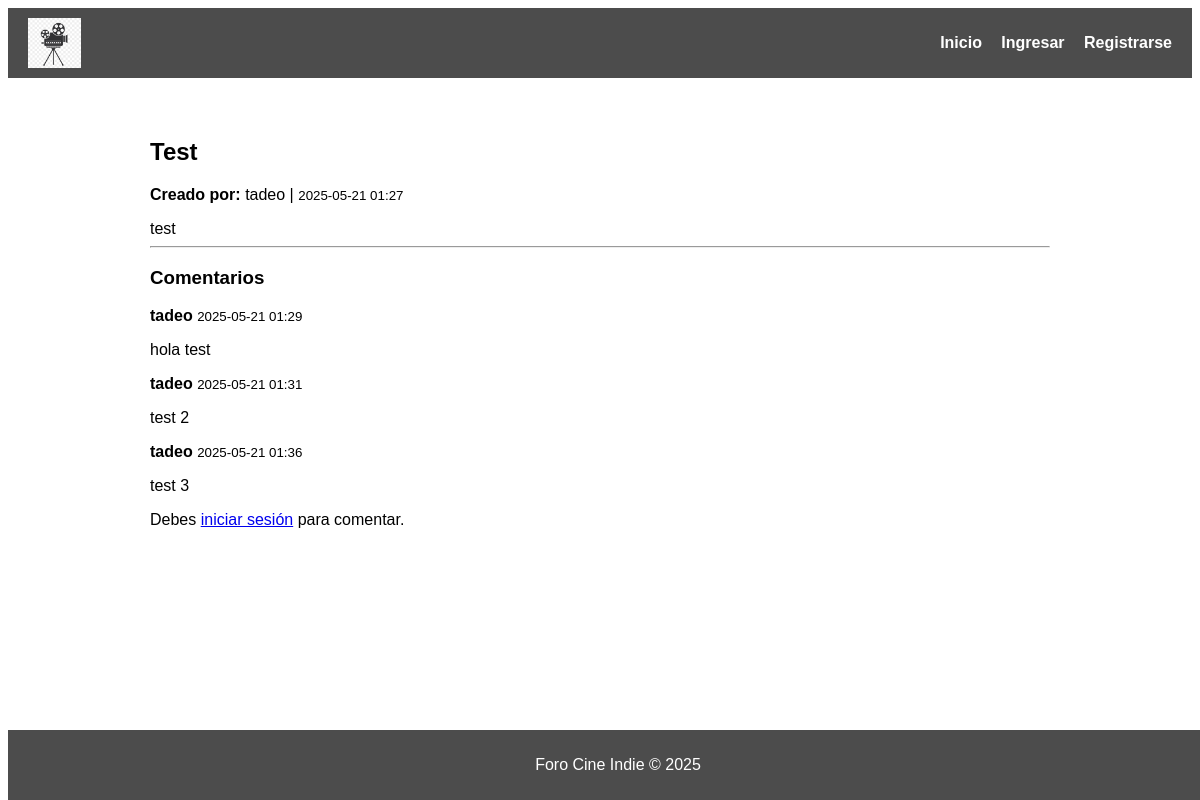
The app's page /hilo/1 with its own data.
### models.py (models this page shows, shortened)
class Hilo(db.Model):
    __tablename__ = 'hilos'
    id = db.Column(db.Integer, primary_key=True)
    titulo = db.Column(db.String(140), nullable=False)
    contenido = db.Column(db.Text, nullable=False)
    fecha_creacion = db.Column(db.DateTime, default=datetime.utcnow)
    usuario_id = db.Column(db.Integer, db.ForeignKey('usuarios.id'))
    comentarios = db.relationship('Comentario', backref='hilo', lazy='dynamic')

class Usuario(UserMixin, db.Model):
    __tablename__ = 'usuarios'
    id = db.Column(db.Integer, primary_key=True)
    username = db.Column(db.String(64), unique=True, nullable=False)
    email = db.Column(db.String(120), unique=True, nullable=False)
    password_hash = db.Column(db.String(128), nullable=False)
    rol = db.Column(db.String(20), default='usuario')
    hilos = db.relationship('Hilo', backref='autor', lazy='dynamic')
    comentarios = db.relationship('Comentario', backref='autor', lazy='dynamic')

class Comentario(db.Model):
    __tablename__ = 'comentarios'
    id = db.Column(db.Integer, primary_key=True)
    contenido = db.Column(db.Text, nullable=False)
    fecha_creacion = db.Column(db.DateTime, default=datetime.utcnow)
    usuario_id = db.Column(db.Integer, db.ForeignKey('usuarios.id'))
    hilo_id = db.Column(db.Integer, db.ForeignKey('hilos.id'))

### app.py (the view, shortened to what this page needs)
@app.route('/hilo/<int:hilo_id>', methods=['GET', 'POST'])
def hilo(hilo_id):
    hilo = Hilo.query.get_or_404(hilo_id)
    form = ComentarioForm()
    comentarios = hilo.comentarios.order_by(Comentario.fecha_creacion.asc()).all()
    return render_template('hilo.html', hilo=hilo, comentarios=comentarios, form=form)

### app.py (called while the page is built)
@app.template_filter('nl2br')
def nl2br_filter(s):
    if s is None:
        return ''
    return Markup(s.replace('\n', '<br>'))

### templates/hilo.html (shortened to what this page needs)
{% extends 'base.html' %}
{% block content %}
<h2>{{ hilo.titulo }}</h2>
<p><strong>Creado por:</strong> {{ hilo.autor.username }} | <small>{{ hilo.fecha_creacion.strftime('%Y-%m-%d %H:%M') }}</small></p>
<div class="contenido-hilo">{{ hilo.contenido | nl2br }}</div>
<hr>
<h3>Comentarios</h3>
<div id="comentarios">
    {% for comentario in comentarios %}
        <div class="comentario">
            <p><strong>{{ comentario.autor.username }}</strong> <small>{{ comentario.fecha_creacion.strftime('%Y-%m-%d %H:%M') }}</small></p>
            <p>{{ comentario.contenido | nl2br }}</p>
        </div>
    {% else %}
        <p>No hay comentarios aún.</p>
    {% endfor %}
</div>
{% if current_user.is_authenticated %}
<h4>Agregar comentario</h4>
<form id="form-comentario" method="POST" action="{{ url_for('hilo', hilo_id=hilo.id) }}">
    {{ form.hidden_tag() }}
    <p>
        {{ form.contenido(rows=4, cols=80) }}<br>
        {% for error in form.contenido.errors %}
            <span class="error">{{ error }}</span>
        {% endfor %}
    </p>
    <p>{{ form.submit() }}</p>
</form>
{% else %}
<p>Debes <a href="{{ url_for('login') }}">iniciar sesión</a> para comentar.</p>
{% endif %}
{% endblock %}

### templates/base.html (shortened to what this page needs)
<!DOCTYPE html>
<html lang="es">
<head>
    <link rel="stylesheet" href="{{ url_for('static', filename='css/styles.css') }}" />
</head>
<body>
    <header>
        <img src="{{ url_for('static', filename='images/logo.png') }}" alt="Logo Foro Cine Indie" height="50">
        <nav>
            <a href="{{ url_for('index') }}">Inicio</a>
            {% if current_user.is_authenticated %}
                <span>Hola, {{ current_user.username }}!</span>
                <a href="{{ url_for('crear_hilo') }}">Crear Hilo</a>
                <a href="{{ url_for('logout') }}">Cerrar sesión</a>
            {% else %}
                <a href="{{ url_for('login') }}">Ingresar</a>
                <a href="{{ url_for('registro') }}">Registrarse</a>
            {% endif %}
        </nav>
    </header>
    <main>
        {% block content %}{% endblock %}
    </main>
    <footer>
        <p>Foro Cine Indie © 2025</p>
    </footer>
</body>
</html>

### static/css/styles.css (style rules this page uses)
body { background-image: url("/static/images/background.png"); background-repeat: no-repeat; background-size: cover; background-position: center center; background-attachment: fixed; font-family: Arial, sans-serif; }
header { background-color: rgba(0,0,0,0.7); color: white; padding: 10px 20px; display: flex; align-items: center; justify-content: space-between; }
nav a { color: white; margin-left: 15px; text-decoration: none; font-weight: bold; }
main { background-color: rgba(255,255,255,0.95); max-width: 900px; margin: 20px auto; padding: 20px; border-radius: 6px; }
footer { text-align: center; padding: 10px; background-color: rgba(0,0,0,0.7); color: white; position: fixed; bottom: 0; width: 100%; }

### records on screen
Hilo: titulo "Test", fecha_creacion "2025-05-21 01:27", contenido "test"
Usuario: autor.username "tadeo"
Comentario: autor.username "tadeo", fecha_creacion "2025-05-21 01:29", contenido "hola test"
Comentario: autor.username "tadeo", fecha_creacion "2025-05-21 01:31", contenido "test 2"
Comentario: autor.username "tadeo", fecha_creacion "2025-05-21 01:36", contenido "test 3"
